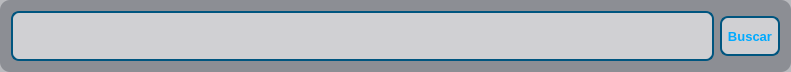
<?xml version="1.0" encoding="UTF-8"?>
<ui version="4.0">
 <class>Form</class>
 <widget class="QWidget" name="Form">
  <property name="geometry">
   <rect>
    <x>0</x>
    <y>0</y>
    <width>791</width>
    <height>68</height>
   </rect>
  </property>
  <property name="windowTitle">
   <string>Form</string>
  </property>
  <property name="styleSheet">
   <string notr="true">QWidget#Form{
	background-color: rgba(56, 60, 72, 90);
	border-radius: 10px;
}</string>
  </property>
  <layout class="QHBoxLayout" name="horizontalLayout">
   <item>
    <widget class="QTextEdit" name="inputpath">
     <property name="sizePolicy">
      <sizepolicy hsizetype="Expanding" vsizetype="Expanding">
       <horstretch>0</horstretch>
       <verstretch>0</verstretch>
      </sizepolicy>
     </property>
     <property name="minimumSize">
      <size>
       <width>0</width>
       <height>50</height>
      </size>
     </property>
     <property name="font">
      <font>
       <family>Yu Gothic UI</family>
       <pointsize>10</pointsize>
       <bold>true</bold>
      </font>
     </property>
     <property name="styleSheet">
      <string notr="true">QTextEdit{
border-radius: 8px;
border: 2px solid rgb(0, 85, 127);
background-color: rgba(255, 255, 255, 150);
color: rgb(56, 60, 72);
padding: 2px;
}

QTextEdit:focus{
border-radius: 8px;
border: 2px solid rgb(19, 148, 207);
background-color: rgba(255, 255, 255, 190);
padding: 2px;
}</string>
     </property>
    </widget>
   </item>
   <item>
    <widget class="QPushButton" name="browsebtn">
     <property name="sizePolicy">
      <sizepolicy hsizetype="Fixed" vsizetype="Fixed">
       <horstretch>0</horstretch>
       <verstretch>0</verstretch>
      </sizepolicy>
     </property>
     <property name="minimumSize">
      <size>
       <width>60</width>
       <height>40</height>
      </size>
     </property>
     <property name="font">
      <font>
       <family>Yu Gothic UI</family>
       <pointsize>10</pointsize>
       <bold>true</bold>
      </font>
     </property>
     <property name="styleSheet">
      <string notr="true">QPushButton#browsebtn{
border-radius: 8px;
border: 2px solid rgb(0, 85, 127);
background-color: rgba(255, 255, 255, 150);
color: rgb(0, 170, 255);
padding: 2px;
}

QPushButton#browsebtn:hover{
border-radius: 8px;
border: 2px solid rgb(19, 148, 207);
background-color: rgba(255, 255, 255, 190);
color: rgb(38, 197, 255);
padding: 2px;
}</string>
     </property>
     <property name="text">
      <string>Buscar</string>
     </property>
     <property name="icon">
      <iconset resource="res.qrc">
       <normaloff>:/icons_w/res/feather (1)/folder.svg</normaloff>:/icons_w/res/feather (1)/folder.svg</iconset>
     </property>
     <property name="iconSize">
      <size>
       <width>20</width>
       <height>20</height>
      </size>
     </property>
    </widget>
   </item>
  </layout>
 </widget>
 <resources>
  <include location="res.qrc"/>
 </resources>
 <connections/>
</ui>
